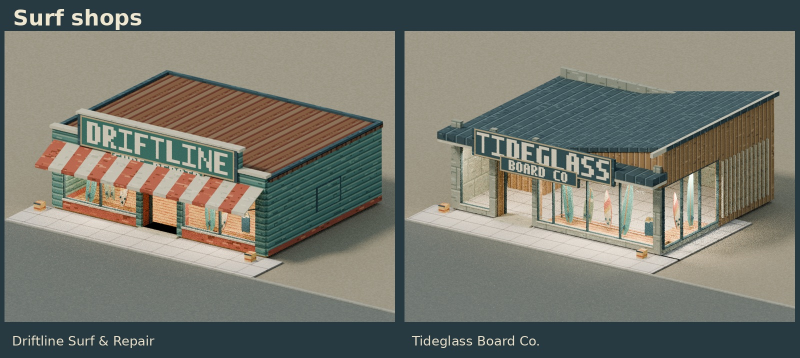
#> input picture prototypes/surf-shops/review.jpg, 1600 x 716 px, given in place of driftline-day.png, which was not available (shown at 1/2 size)
$ python package_review.py
#> lines starting #> are read from the running program, lines starting #| are printed output that depends on the picture
"""Lay out paired views from the exported storefront geometry."""
from pathlib import Path
from PIL import Image, ImageDraw, ImageFont, ImageOps

ROOT=Path(__file__).resolve().parent
titles=[("driftline","Driftline Surf & Repair"),("tideglass","Tideglass Board Co.")]
body=ImageFont.truetype("DejaVuSans.ttf",26)
bold=ImageFont.truetype("DejaVuSans-Bold.ttf",43)
for view,output,heading in (("day","review.jpg","Surf shops"),
                            ("street","review-windows.jpg","At the storefront"),
                            ("night","review-night.jpg","After dusk")):
    canvas=Image.new("RGB",(1600,716),"#273a42")
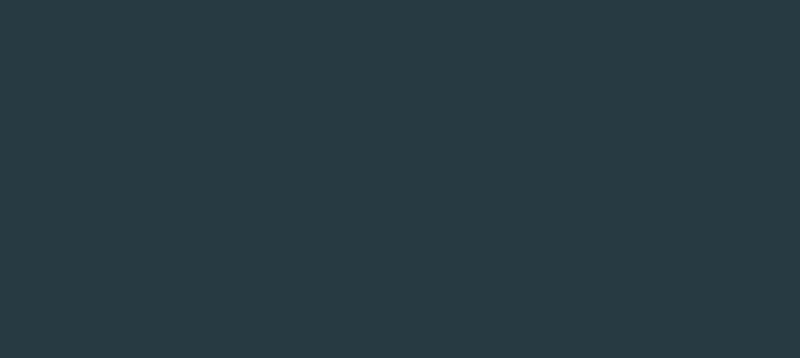
#> canvas: PIL image 1600x716 RGB (shown at 1/2 size); mean R, G, B 39, 58, 66
    draw=ImageDraw.Draw(canvas)
    draw.text((26,11),heading,font=bold,fill="#efe6cf")
    for i,(shop,name) in enumerate(titles):
        left=i*800
        with Image.open(ROOT/"renders"/f"{shop}-{view}.png") as im:
#> im is the input picture: PIL image 1600x716 RGB; mean R, G, B 116.5, 117.9, 108.7
            thumb=ImageOps.contain(im.convert("RGB"),(784,582))
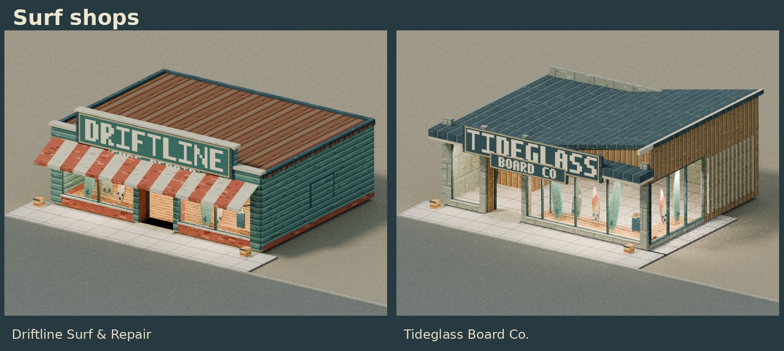
#> thumb: PIL image 784x351 RGB; mean R, G, B 116.5, 117.9, 108.7
        canvas.paste(thumb,(left+(800-thumb.width)//2,62))
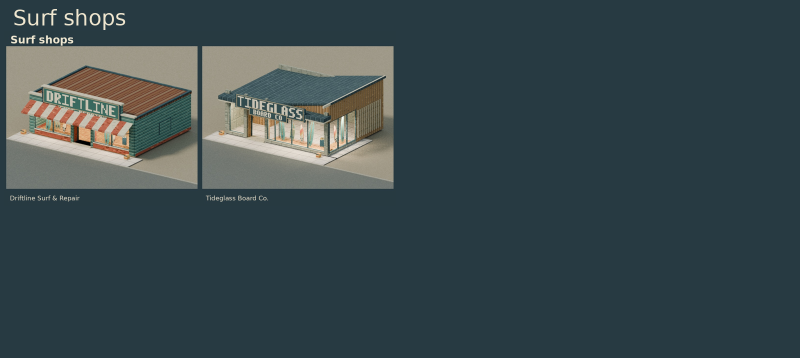
#> canvas: PIL image 1600x716 RGB (shown at 1/2 size); mean R, G, B 57.9, 72.7, 76.5
        draw.text((left+24,666),name,font=body,fill="#e9dfc8")
    canvas.save(ROOT/output,quality=94)
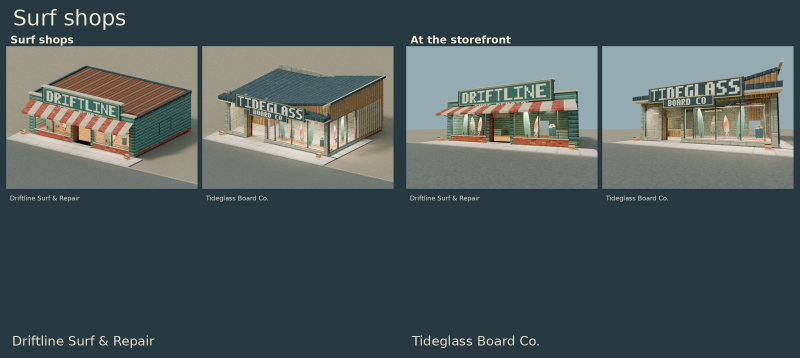
#> saved as review.jpg: PIL image 1600x716 RGB (shown at 1/2 size); mean R, G, B 77.2, 89.7, 90.6
#> pass 2 of the loop `for view,output,heading in (("day","review.jpg","Surf shops"),`:
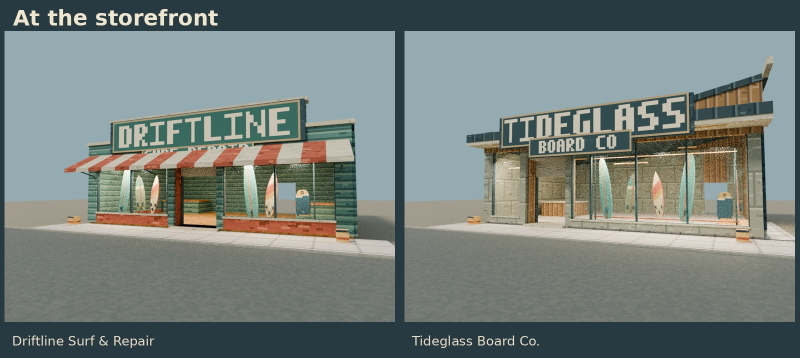
#> input picture prototypes/surf-shops/review-windows.jpg, 1600 x 716 px, given in place of driftline-street.png, which was not available (shown at 1/2 size)
#> im is the input picture: PIL image 1600x716 RGB; mean R, G, B 117.3, 127.3, 123.4
#> `thumb=ImageOps.contain(im.convert("RGB"),(784,582))`:
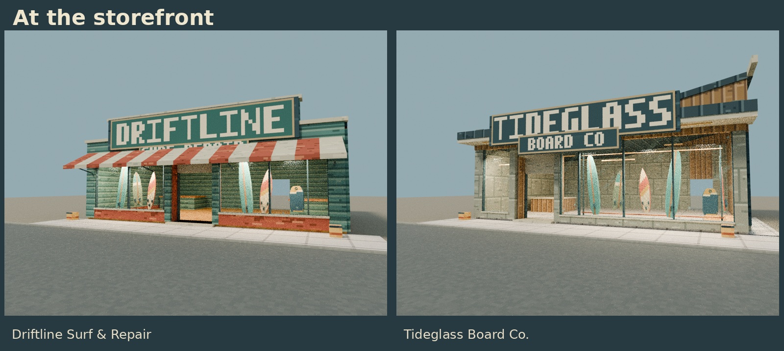
#> thumb: PIL image 784x351 RGB; mean R, G, B 117.3, 127.3, 123.5
#> `canvas.paste(thumb,(left+(800-thumb.width)//2,62))`:
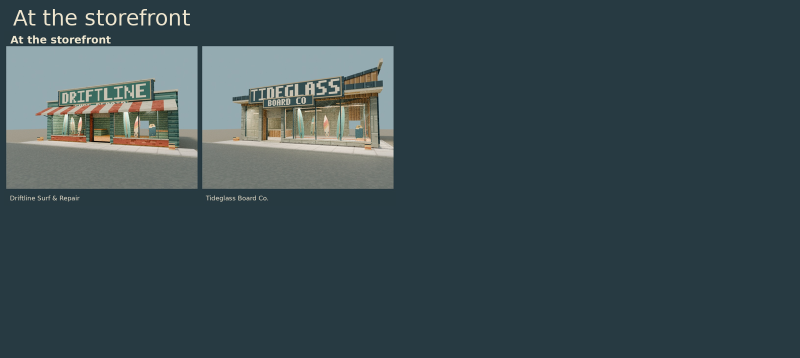
#> canvas: PIL image 1600x716 RGB (shown at 1/2 size); mean R, G, B 58.3, 75.1, 80.2
#> (the run stopped early here; a loop or call above may not have finished)
